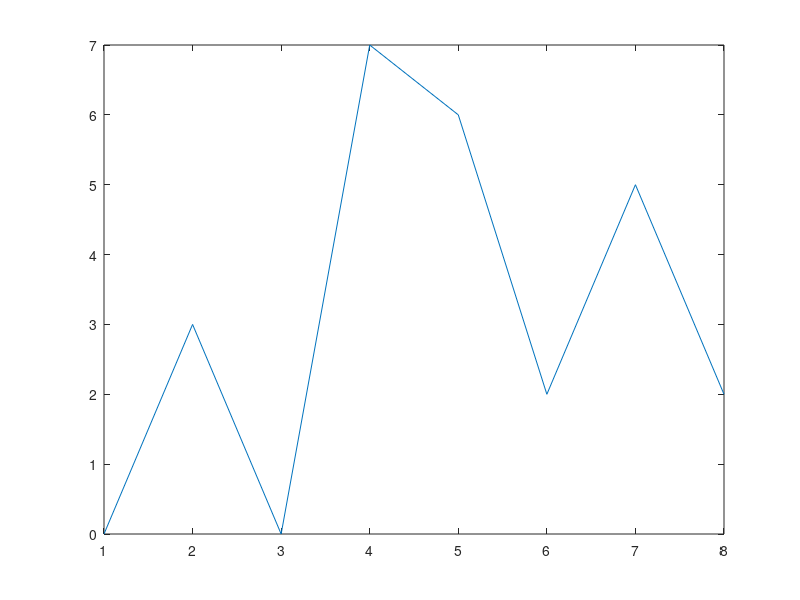

Write the MATLAB code that produced this figure.
%clc; clear all;
img = [0 3 4 3 4; 2 0 1 2 5; 2 7 7 6 6; 2 2 2 1 1; 1 1 1 0 1];
plot(img);
%img = image(mat);
%rgbImage = imread(img);

[r,c] = size(img);

a = [0 0 0 0 0 0 0 0];
disp(a)

for r = 1:5
    for c = 1:5
        disp(img(r,c));
        for k = 1:8
            if img(r,c) == k-1
                a(k) = a(k)+ 1;
            end
        end
        
    end
end
disp(a)

sum = 0;
pdf = [0 0 0 0 0 0 0 0];
for s = 1:8
    sum = sum + a(s);
end


for s = 1:8
    pdf(s) = a(s)/sum;
end
disp(pdf);


cdf = [0 0 0 0 0 0 0 0];
cdf (1) = pdf(1);
for s = 2:8
    cdf(s) = pdf(s) + cdf(s-1);
end
disp(cdf);

L = 8;

em = [0 0 0 0 0 0 0 0];
for s = 1:8
    em(s) = cdf(s) * (L-1);
end
disp(em);

rn = [0 0 0 0 0 0 0 0];
for s = 1:8
    rn(s) = round(em(s));
end
disp(rn);

fcount = [0 0 0 0 0 0 0 0];
for i = 1:8
    fcount(rn(i)+1) = fcount(rn(i)+1)+ a(i);
    plot(fcount);
end
disp(fcount)
plot(fcount);


